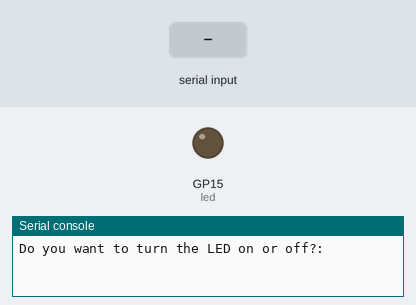
Simulated run of this program. Board: Raspberry Pi Pico running MicroPython. On the bench: output pins drawn as LEDs (lit = HIGH), the last lines printed to the serial console. Inputs (shaded band) come from the test bench.

Above: at 1.2 s.
1.3 s: "on" typed at the serial console, then Enter
At 1.8 s:
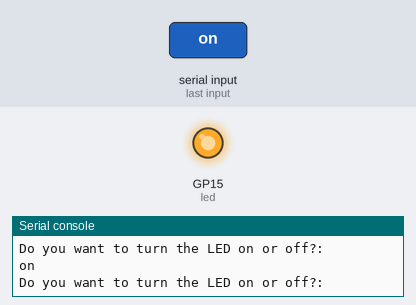
2.8 s: "off" typed at the serial console, then Enter
At 4.0 s:
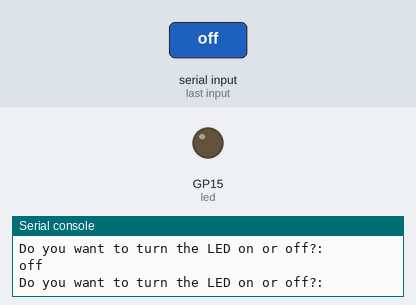
4.3 s: "toggle" typed at the serial console, then Enter
At 5.3 s:
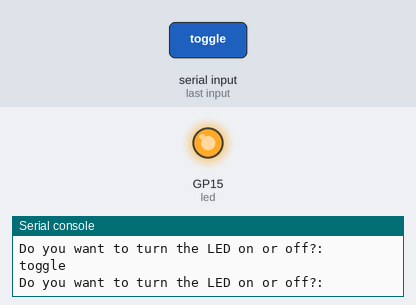
Timing chart, 0 to 7.3 s (numbered marks = the images above; inputs shaded):
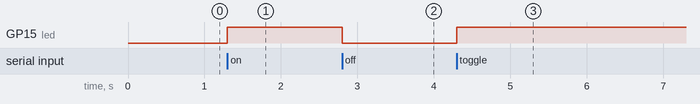

The program:

ifStatements.py
```python
"""while True:
    myInput=float(input('Input your number: '))
    if myInput==5:
        print('Your number is 5!')
    if myInput>5:
        print('Your number is greater than 5!')
    if myInput<5:
        print('Your number is less than 5!')"""

from machine import Pin
import time

led=Pin(15,Pin.OUT)

while True:
    CMD=input("Do you want to turn the LED on or off?: ")
    if CMD=='on':
        led.value(1)
    if CMD=='off':
        led.value(0)
    if CMD=='toggle':
        led.toggle()


    
```

Measured:
- after the input at 1.3 s, GP15 (led): LOW → HIGH at once
- after the input at 2.8 s, GP15 (led): HIGH → LOW at once
- after the input at 4.3 s, GP15 (led): LOW → HIGH at once
